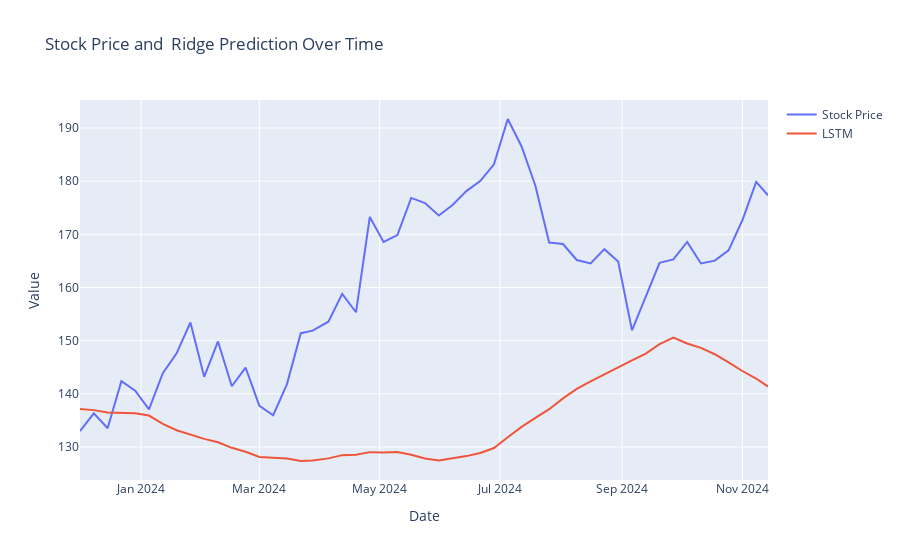

This figure's notebook cell:
### Code cell
import plotly.express as px
import plotly.graph_objects as go
datetime_array =dates[-len(y_test_scaled):]

# Convert to date string array
date_string_array = np.datetime_as_string(datetime_array, unit='D')
trace1 = go.Scatter(x=date_string_array, y=y_test_scaled.reshape(1,-1)[0], mode='lines', name='Stock Price')
trace2 = go.Scatter(x=date_string_array, y=predictions_scaled.reshape(1,-1)[0], mode='lines', name='LSTM')

# Create the layout
layout = go.Layout(
    title='Stock Price and  Ridge Prediction Over Time',
    xaxis=dict(title='Date'),
    yaxis=dict(title='Value')
)

# Create the figure with both traces
fig = go.Figure(data=[trace1, trace2], layout=layout)

# Show the plot
fig.show()
